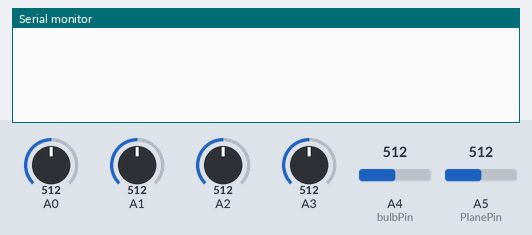
A sketch run on a simulated Arduino Uno, built with avr-gcc and run on an emulated ATmega328P. On the bench: the last lines printed to the serial monitor. Inputs (shaded band) come from the test bench; at power-on: A0 = 512, A1 = 512, A2 = 512, A3 = 512, A4 (bulbPin) = 512, A5 (PlanePin) = 512.

Above: at 1.2 s.
1.3 s: A0 set to 789
2.8 s: A0 set to 811
At 3.8 s:
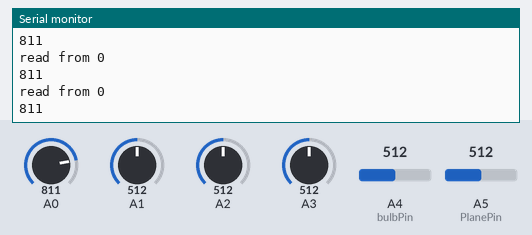
4.3 s: A1 set to 786
At 5.4 s:
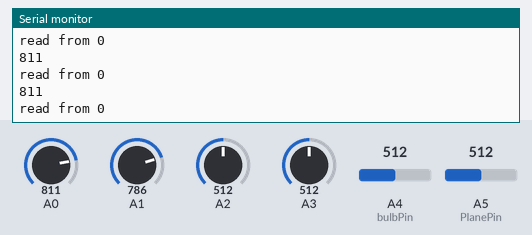
5.8 s: A1 set to 811
At 6.8 s:
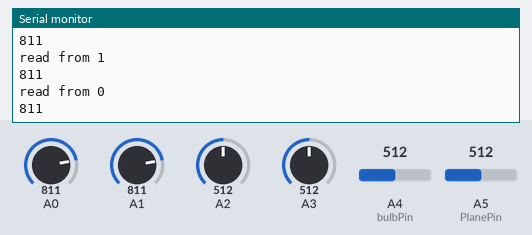
8.8 s: A2 set to 111
At 9.6 s:
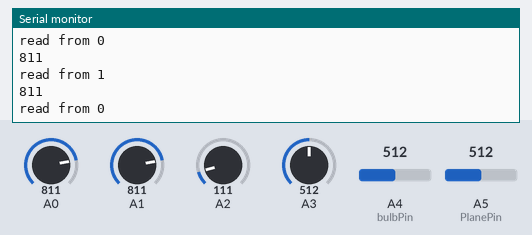
10.3 s: A2 set to 95
Timing chart, 0 to 13.3 s (numbered marks = the images above; inputs shaded):
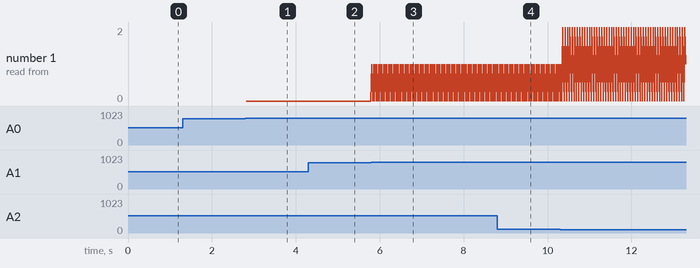

Measured:
- the behaviour switches between 800 and 801 on A0 (found by bisection; images 0 and 1)
- the behaviour switches between 800 and 801 on A1 (found by bisection; images 2 and 3)
- after the input at 2.8 s, the serial monitor: prints a new line at once (image 1)
- after the input at 5.8 s, the serial monitor: prints a new line at once (image 3)

The sketch:

test.ino
```cpp
int PlanePin = A5;
int bulbPin = A4;
int pin = 8;
void setup() {
    // put your setup code here, to run once:
    Serial.begin(9600);
    pinMode(PlanePin,INPUT);
    pinMode(bulbPin,INPUT);
}

void loop() {
    // put your main code here, to run repeatedly:
    int val = analogRead(PlanePin);
    if(val > 800 || val < 100){
         Serial.println("read from 5 ");
         Serial.println(val);
    }
    val = 300;
    delay(5);
    val = analogRead(bulbPin);
    if(val > 800 || val < 100){
         Serial.println("read from 4 ");
         Serial.println(val);
    }
    val = 300;
    delay(5);

     val = analogRead(3);
    if(val > 800 || val < 100){
         Serial.println("read from 3 ");
         Serial.println(val);
    }
    val = 300;
    delay(5);

     val = analogRead(2);
    if(val > 800 || val < 100){
         Serial.println("read from 2 ");
         Serial.println(val);
    }
    val = 300;
    delay(5);


     val = analogRead(1);
    if(val > 800 || val < 100){
         Serial.println("read from 1 ");
         Serial.println(val);
    }
    val = 300;
    delay(5);

     val = analogRead(0);
    if(val > 800 || val < 100){
         Serial.println("read from 0 ");
         Serial.println(val);
    }
    val = 300;
    delay(5);
}
```
